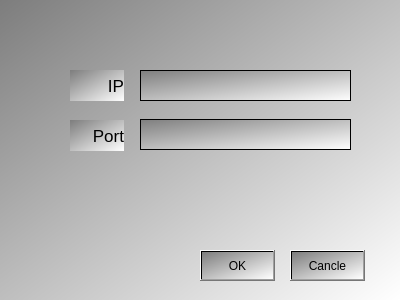
<?xml version="1.0" encoding="UTF-8"?>
<ui version="4.0">
 <class>DialogTcp</class>
 <widget class="QDialog" name="DialogTcp">
  <property name="geometry">
   <rect>
    <x>0</x>
    <y>0</y>
    <width>400</width>
    <height>300</height>
   </rect>
  </property>
  <property name="windowTitle">
   <string>Dialog</string>
  </property>
  <property name="styleSheet">
   <string notr="true">background-color: qlineargradient(spread:pad, x1:0, y1:0, x2:1, y2:1, stop:0 rgba(125, 125, 125, 255), stop:1 rgba(255, 255, 255, 255));</string>
  </property>
  <widget class="QTextEdit" name="tedIP">
   <property name="geometry">
    <rect>
     <x>140</x>
     <y>70</y>
     <width>211</width>
     <height>31</height>
    </rect>
   </property>
  </widget>
  <widget class="QTextEdit" name="tedPort">
   <property name="geometry">
    <rect>
     <x>140</x>
     <y>119</y>
     <width>211</width>
     <height>31</height>
    </rect>
   </property>
  </widget>
  <widget class="QLabel" name="labIP">
   <property name="geometry">
    <rect>
     <x>70</x>
     <y>70</y>
     <width>54</width>
     <height>31</height>
    </rect>
   </property>
   <property name="font">
    <font>
     <pointsize>13</pointsize>
    </font>
   </property>
   <property name="text">
    <string>IP</string>
   </property>
   <property name="alignment">
    <set>Qt::AlignRight|Qt::AlignTrailing|Qt::AlignVCenter</set>
   </property>
  </widget>
  <widget class="QLabel" name="labPort">
   <property name="geometry">
    <rect>
     <x>70</x>
     <y>120</y>
     <width>54</width>
     <height>31</height>
    </rect>
   </property>
   <property name="font">
    <font>
     <pointsize>13</pointsize>
    </font>
   </property>
   <property name="text">
    <string>Port</string>
   </property>
   <property name="alignment">
    <set>Qt::AlignRight|Qt::AlignTrailing|Qt::AlignVCenter</set>
   </property>
  </widget>
  <widget class="QPushButton" name="pshBtnOK">
   <property name="geometry">
    <rect>
     <x>200</x>
     <y>250</y>
     <width>75</width>
     <height>31</height>
    </rect>
   </property>
   <property name="text">
    <string>OK</string>
   </property>
  </widget>
  <widget class="QPushButton" name="pshBtnCancle">
   <property name="geometry">
    <rect>
     <x>290</x>
     <y>250</y>
     <width>75</width>
     <height>31</height>
    </rect>
   </property>
   <property name="text">
    <string>Cancle</string>
   </property>
  </widget>
 </widget>
 <resources/>
 <connections/>
</ui>
